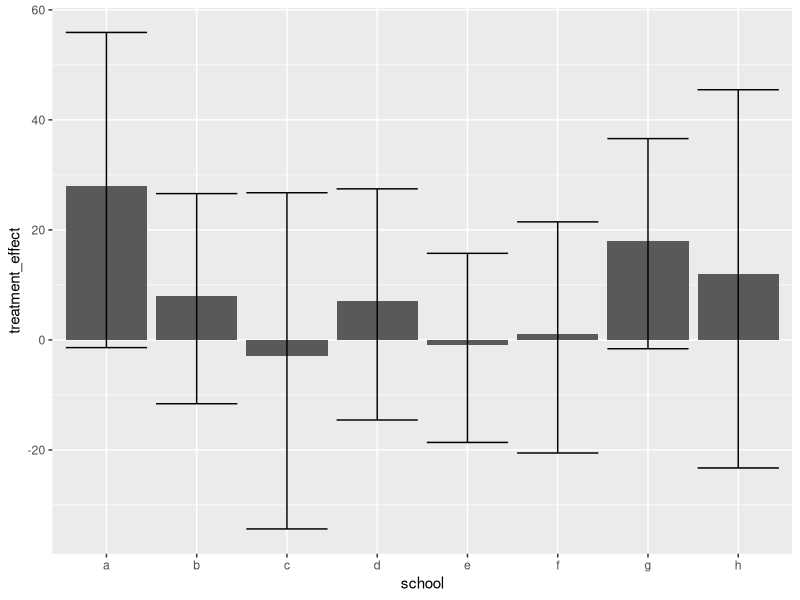

R code for this plot: (Note: this script raises an error after producing the figure.)
# DOCUMENTATION -----------------------------------------------------------

#   Author:     Jesse Bruhn
#   Contact:    jbruhn@princeton.edu

# PREAMBLE ----------------------------------------------------------------

#Clear workspace
rm(list=ls())

#Load Packages
pckgs <- c("tidyverse")
lapply(pckgs, library, character.only=TRUE)

#Set Options
options(scipen=100)

#Clean Workspace
rm(pckgs)

#Session Info for Reproducibility
Sys.Date()
sessionInfo()

# NOTES -------------------------------------------------------------------

#The purpose of this example is to demonstrate the most basic application of
#empirical bayes. It is a varaition on a classic example due to donald rubin
#and explored in detail in Bayesian Data Analysis called the
#"eight schools" example. The package we make should be able to accomodate
#"eight schools" type problems, and we should include this example (solved
#via the package) in the vignette.



# EXAMPLE -----------------------------------------------------------------

# A treatment (academic coaching) is rolled out into 8 different schools.
# A separate analysis of the impact of coaching on SAT scores in each school
# generates the following resutls:

eight_schools <- tibble(
  school = letters[1:8],
  treatment_effect = c(28, 8, -3, 7, -1, 1, 18, 12),
  te_std_error = c(15, 10, 16, 11, 9, 11, 10, 18)
)

print(eight_schools)

# Suppose we want to create the "best" possible guess as to the treatment
# effect in each school.

# The maximum likelihood estimate would be to just use the individual
# treatment effect estimates for each school.

TE_plot <- eight_schools %>%
  ggplot(aes(x = school, y = treatment_effect)) +
  geom_bar(stat = "identity") +
  geom_errorbar(aes(ymin = treatment_effect - 1.96*te_std_error,
                    ymax = treatment_effect + 1.86*te_std_error))

print(TE_plot)

# Observe that the results of each of these experiments in isolation are
# quite noisy. So while we could use the MLE, we will not have much
# confidence in our estimate for any individual school if we use
# each individual result in isolation.

# However, we also observe that most of the treatments generated at least weakly
# positive results, with some treatment effects in fact being quite large.

# This suggests that a better guess might be to pool the information
# across all of the experiments and use that as our guess for the treatment
# effect in each school.

# Under the assumption that each of these treatment effect estimates is
# independent, the maximum likelihood estimate
# for the average effect is just the average of the treatment effects in
# each school weighted by the inverse of the variance.

mean_vec <- eight_schools$treatment_effect
inv_var <- eight_schools$te_std_error^(-2)

pooled_var <- 1/sum(inv_var)

pooled_estimate <- pooled_var*sum(mean_vec*inv_var)

print(pooled_estimate)

#Compare the two predictions for school A

conf_int_unpooled <- c(mean_vec[1] - 1.96*eight_schools$te_std_error[1], mean_vec[1] + 1.96*eight_schools$te_std_error[1])
conf_int_pooled <- c(pooled_estimate - 1.96*sqrt(pooled_var), pooled_estimate + 1.96*sqrt(pooled_var))

# the range of plausible values for the unpooled esitmate is huge. That
# seems undesirable.

# But the upport bound of the range of plausible values using the pooled
# esimtate is very far from the point estimate found with the MLE.

# Which estimate should we use for policy?

# The empirical bayes approach is to use both. Let's take the the MLE
# estimate, which is unbiassed but high variance, and combine that with the
# pooled estimate, which is biassed but low variance, to generate a consensus
# estimate that (we hope) will trade off bias and variance between the
# two approaches to get us ``closer'' in a mean squared error sense to the
# ``true'' vector of treatment effects across the eight schools.

# denote the ``true'' treatment effect in each school by theta_i, and
# suppose that these schools are a random sample from a population of
# potential schools such that theta_i ~ N(theta, sigma).

# observe that the sample disgtribution of the estimated treatment effects
# is theta_i_hat ~ N(theta_i, tau). Thus if theta, sigma, and tau are known,
# we can apply bayes rule to get a posterior mode:
# theta_i_post_mode = [tau^2/(tau^2 + sigma^2)] * theta + [sigma^2/(tau^2 + sigma^2)] * theta_i_hat

# Since theta, sigma, and tau are not known, we will replace them with estimates
# using the pooled average, pooled variance, and estaimte sampling variance
# respectively

theta_i_hat <- mean_vec[1]
tau_hat <- eight_schools$te_std_error[1]

theta_hat <- pooled_estimate
sigma_hat <- sqrt(pooled_var)

theta_i_eb <- tau_hat^2/(tau_hat^2 + sigma_hat^2) * theta_hat + sigma_hat^2/(tau_hat^2 + sigma_hat^2) * theta_i_hat

print(theta_i_eb)

# This seems (intuitively) like a reasonable estimate.

# Now we will do this to the entire vector of treatment effect estiamtes
# for all schools

theta_i_vec <- matrix(mean_vec)
tau_i_mat <- diag(eight_schools$te_std_error^2)

theta_vec <- matrix(rep(pooled_estimate, length.out = 8))
sigma_mat <- diag(rep(pooled_var, length.out = 8))

gamma <- solve(solve(tau_i_mat) + solve(sigma_mat))

W0 <- gamma %*% solve(sigma_mat)
W1 <- gamma %*% solve(tau_i_mat)

theta_i_vec_eb <- W0 %*% theta_vec + W1 %*% theta_i_vec

# Here, gamma turns out to be the matrix of posterior variances
# and W0 and W1 are the empirical bayes shrinkage factors.

# lets look at the pooled, unpooled, empirical bayes estimates
# together with the standard errors and shrinkage factors

results <- tibble(
  pooled = c(theta_vec),
  unpooled = c(theta_i_vec),
  unpooled_se = sqrt(diag(tau_i_mat)),
  eb = c(theta_i_vec_eb),
  posterior_sd = sqrt(diag(gamma)),
  pooled_weight = diag(W0),
  unpooled_weight = diag(W1)
)

print(results)

# observe that more precisely estimated unpooled estiamtes
# have relatively more weight allocated to the unpooled
# estimates. the noisy estimates have more weight allocated
# to the pooled estimate.

# it turns out that these ``consensus estimates'' will joinlty
# be closer to to the ``true'' parameters of interest in a
# mean squared error sense than the MLE (see stein 1956) as
# long as we are estimating at least 3 parameters.


# SYNTAX FOR R PACKAGE ----------------------------------------------------

# For the R package, we would like the function to be able to work as follows

simpleShrink(
  unpooled_estimates, #list of unpooled estimates
  pooled_estimate,
  unpooled_std_error, #list of unpooled std_errors
  pooled_std_error
)

# And, when supplied the appropriate input to these arguments from the
# 8 schools example, simpleShrink should return the empirical bayes estimate
# the posterior standard deviation, and the vectors of shrinkage weights.



